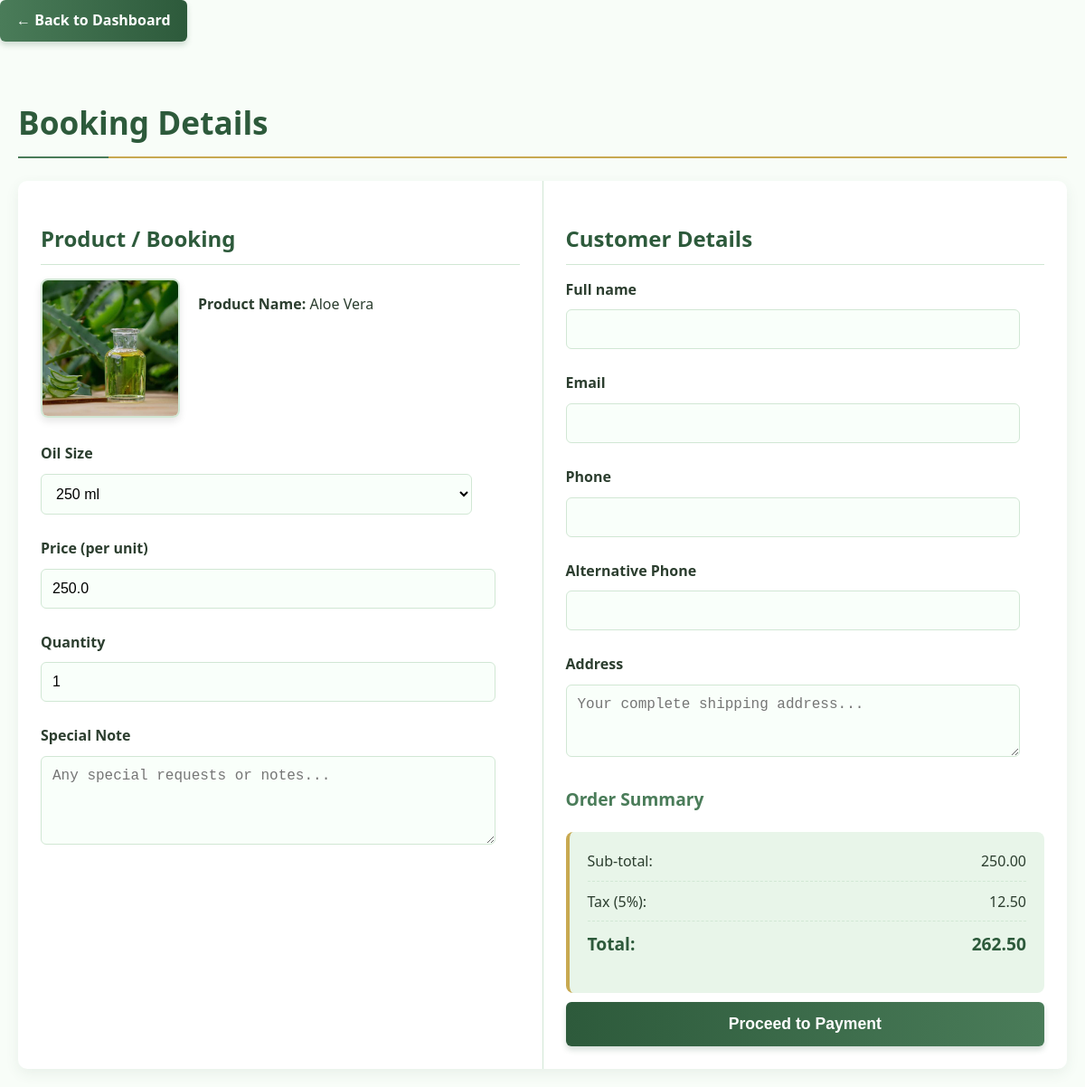
Page /booking_form/?product_id=7 on the committed database.
### my_admin/models.py (models this page shows, shortened)
class Product(models.Model):
    product_name = models.CharField(max_length=100)
    description = models.TextField(blank=True, null=True)
    price = models.FloatField(blank=True, null=True)
    stock = models.IntegerField(blank=True, null=True)
    available = models.BooleanField(blank=True, null=True)
    image = models.ImageField(upload_to='products/', blank=True, null=True)

### my_cust/views.py (the view, shortened to what this page needs)
# urls.py: path("booking_form",views.booking_form, name="booking_form"),
def booking_form(request):
    product_id = request.GET.get("product_id")
    product = Product.objects.get(id=product_id)
    demo = request.session.get("save_alt_phone")
    return render(request, "booking_form.html", {
        "product": product,
        "saved_address": request.session.get("save_address", ""),
        "saved_phone": request.session.get("save_phone", ""),
        "save_alt_phone": request.session.get("save_alt_phone", ""),
        "saved_note": request.session.get("save_note", "")
    })

### my_cust/templates/booking_form.html (shortened to what this page needs)
<!doctype html>
<html lang="en">
<head>
</head>
<body>
<a href="{% url 'cust_dashboard' %}" class="back-btn">← Back to Dashboard</a>
  <div class="container">
    <h1>Booking Details</h1>
    <form method="post" action="{% url 'booking_form' %}">
      <table>
        <tr>
          <td valign="top">
            <h2>Product / Booking</h2>
            <div class="product-info">
              <div class="product-image">
                {% if product.image %}
                  <img src="{{ product.image.url }}" alt="{{ product.product_name }}">
                {% endif %}
              </div>
              <div class="product-details">
                <p><strong>Product Name:</strong> {{ product.product_name }}</p>
              </div>
            </div>
            <div class="form-section">
              <label for="oilSize">Oil Size</label>
              <select id="oilSize" name="oilSize">
                <option value="250ml">250 ml</option>
              </select>
            </div>
            <div class="form-section">
              <label for="unitPrice">Price (per unit)</label>
              <input id="unitPrice" name="unitPrice" type="number" step="0.01" value="{{ product.price }}" min="0">
            </div>
            <div class="form-section">
              <label for="quantity">Quantity</label>
              <input id="quantity" name="quantity" type="number" value="1" min="1">
            </div>
            <div class="form-section">
              <label for="note">Special Note</label>
              <textarea id="note" name="note" rows="4" placeholder="Any special requests or notes...">{{ saved_note }}</textarea>
            </div>
          </td>
          <td valign="top">
            <h2>Customer Details</h2>
            <div class="form-section">
              <label for="custName">Full name</label>
              <input id="custName" name="custName" type="text" value="{{ user.first_name }}" readonly>
            </div>
            <div class="form-section">
              <label for="email">Email</label>
              <input id="email" name="email" type="email" value="{{ user.email }}" readonly>
            </div>
            <div class="form-section">
              <label for="phone">Phone</label>
              <input id="phone" name="phone" type="tel" value="{{ saved_phone }}" required>
            </div>
            <div class="form-section">
              <label for="alt_phone">Alternative Phone</label>
              <input id="alt_phone" name="alt_phone" type="tel" value="{{save_alt_phone}}">
            </div>
            <div class="form-section">
              <label for="address">Address</label>
              <textarea id="address" name="address" rows="3" placeholder="Your complete shipping address...">{{ saved_address }}</textarea>
            </div>
            <h3>Order Summary</h3>
            <div class="order-summary">
              <div>Sub-total: <span id="subtotal">0.00</span></div>
              <div>Tax (5%): <span id="tax">0.00</span></div>
              <div>Total: <span id="total">0.00</span></div>
            </div>
            <button type="submit">Proceed to Payment</button>
          </td>
        </tr>
      </table>
    </form>
  </div>
</body>
</html>

### my_cust/templates/booking_form.html (style rules this page uses)
:root { --primary-green: #2d5a3b; --secondary-green: #4a7c59; --light-green: #e8f5e9; --accent-gold: #c8a951; --text-dark: #2c3e2f; --text-light: #5d7a63; --border-light: #d1e7d4; --white: #ffffff; }
body { font-family: 'Segoe UI', Tahoma, Geneva, Verdana, sans-serif; margin: 0; padding: 0; background-color: #f8fdf8; color: var(--text-dark); line-height: 1.6; }
.container { max-width: 1200px; margin: 0 auto; padding: 20px; }
h1, h2, h3 { color: var(--primary-green); margin-bottom: 15px; font-weight: 600; }
h1 { font-size: 2.2rem; border-bottom: 2px solid var(--accent-gold); padding-bottom: 10px; margin-bottom: 25px; position: relative; }
h1:after { content: ""; position: absolute; bottom: -2px; left: 0; width: 100px; height: 2px; background-color: var(--secondary-green); }
h2 { font-size: 1.5rem; padding-bottom: 8px; border-bottom: 1px solid var(--border-light); }
h3 { font-size: 1.2rem; color: var(--secondary-green); }
table { width: 100%; border-collapse: collapse; box-shadow: 0 5px 15px rgba(45, 90, 59, 0.08); border-radius: 10px; overflow: hidden; background-color: var(--white); }
td { width: 50%; vertical-align: top; padding: 25px; border-right: 1px solid var(--border-light); }
td:last-child { border-right: none; }
label { font-weight: 600; color: var(--text-dark); display: block; margin-bottom: 5px; }
input, select, textarea { width: 90%; padding: 12px; margin-top: 4px; border: 1px solid var(--border-light); border-radius: 6px; font-size: 1rem; transition: all 0.3s ease; background-color: #f9fffa; }
button { padding: 14px 30px; cursor: pointer; background: linear-gradient(to right, var(--primary-green), var(--secondary-green)); color: white; border: none; border-radius: 6px; font-size: 1.1rem; font-weight: 600; transition: all 0.3s ease; box-shadow: 0 4px 6px rgba(45, 90, 59, 0.2); width: 100%; margin-top: 10px; }
.product-info { display: flex; align-items: flex-start; margin-bottom: 20px; }
.product-image { margin-right: 20px; flex-shrink: 0; }
.product-image img { width: 150px; height: 150px; object-fit: cover; border-radius: 8px; box-shadow: 0 4px 8px rgba(0,0,0,0.1); border: 2px solid var(--border-light); }
.product-details { flex-grow: 1; }
.order-summary { background-color: var(--light-green); padding: 20px; border-radius: 8px; margin-top: 20px; border-left: 4px solid var(--accent-gold); }
.order-summary div { display: flex; justify-content: space-between; margin-bottom: 10px; padding-bottom: 8px; border-bottom: 1px dashed var(--border-light); }
.order-summary div:last-child { border-bottom: none; font-size: 1.2rem; font-weight: bold; color: var(--primary-green); }
.form-section { margin-bottom: 25px; }
.back-btn { display: inline-block; background: linear-gradient(to right, var(--secondary-green), var(--primary-green)); color: white; padding: 10px 18px; border-radius: 6px; text-decoration: none; font-size: 1rem; font-weight: 600; box-shadow: 0 4px 6px rgba(45, 90, 59, 0.2); transition: all 0.3s ease; margin-bottom: 18px; }

### rows in the picture
Product: image (picture), product_name "Aloe Vera", unitPrice "250.0"
